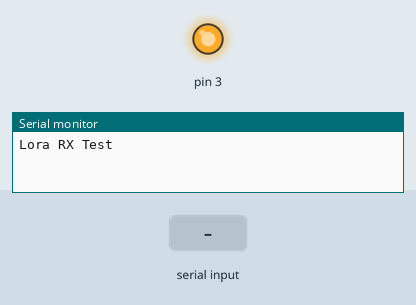
Recording of a sketch running on a simulated Arduino Mega 2560, built with avr-gcc and run on an emulated ATmega2560. On the bench: output pins drawn as LEDs (lit = HIGH), the last lines printed to the serial monitor. The inputs (shaded band) are chosen by the test bench.

Above: at 0.1 s.
At 7.2 s:
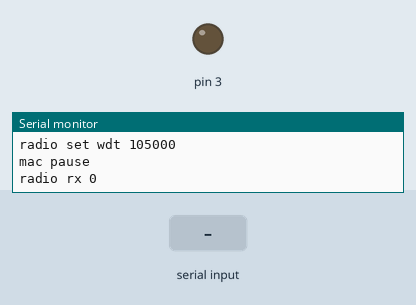
7.3 s: "ok\n" received over the second serial link
8.8 s: "radio_rx\n" received over the second serial link
10.3 s: "0123456789AB\n" received over the second serial link
Timing chart, 0 to 13.3 s (numbered marks = the images above; inputs shaded):
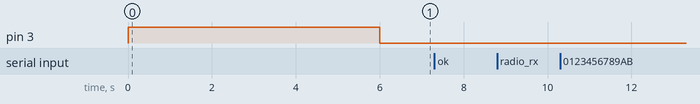

The sketch:

lora-rx.ino
```cpp
String str;
void setup() {
  Serial.begin(115200);
  while (!Serial);


  Serial.println("Lora RX Test");
  Serial1.begin(57600);
  while (!Serial1);

  pinMode(3, OUTPUT);
  digitalWrite(3, HIGH);

  Serial1.setTimeout(2000);
  str = Serial1.readStringUntil('\n');
  Serial1.println("radio set wdt 105000");
  Serial.println("radio set wdt 105000");

  str = Serial1.readStringUntil('\n');
  Serial.println(str);
  Serial1.println("mac pause");
  Serial.println("mac pause");

  str = Serial1.readStringUntil('\n');
  Serial.println(str);
  digitalWrite(3, LOW);
}
void loop() {
  // switch recieve mode
  Serial1.println("radio rx 0");
  Serial.println("radio rx 0");
  str = Serial1.readStringUntil('\n');
   Serial.println(str);
  if ( str.indexOf("ok") == 0 ) {
    int ok = 0;
    while ( ok == 0 ) {
      str = Serial1.readStringUntil('\n');
      if ( str.length() > 1 ) {

        Serial.println("Received something");
        Serial.println(str);

        if ( str.indexOf("radio_rx") >= 0 ) {
          if ( str.indexOf("0123456789AB") >= 0 ) {
            int j;
            for ( j = 0 ; j < 10 ; j++) {
              digitalWrite(3, HIGH);
              delay(100);
              digitalWrite(3, LOW);
              delay(100);
            }
          }
          ok = 1;
        }
      }
    }
  }
}
```
